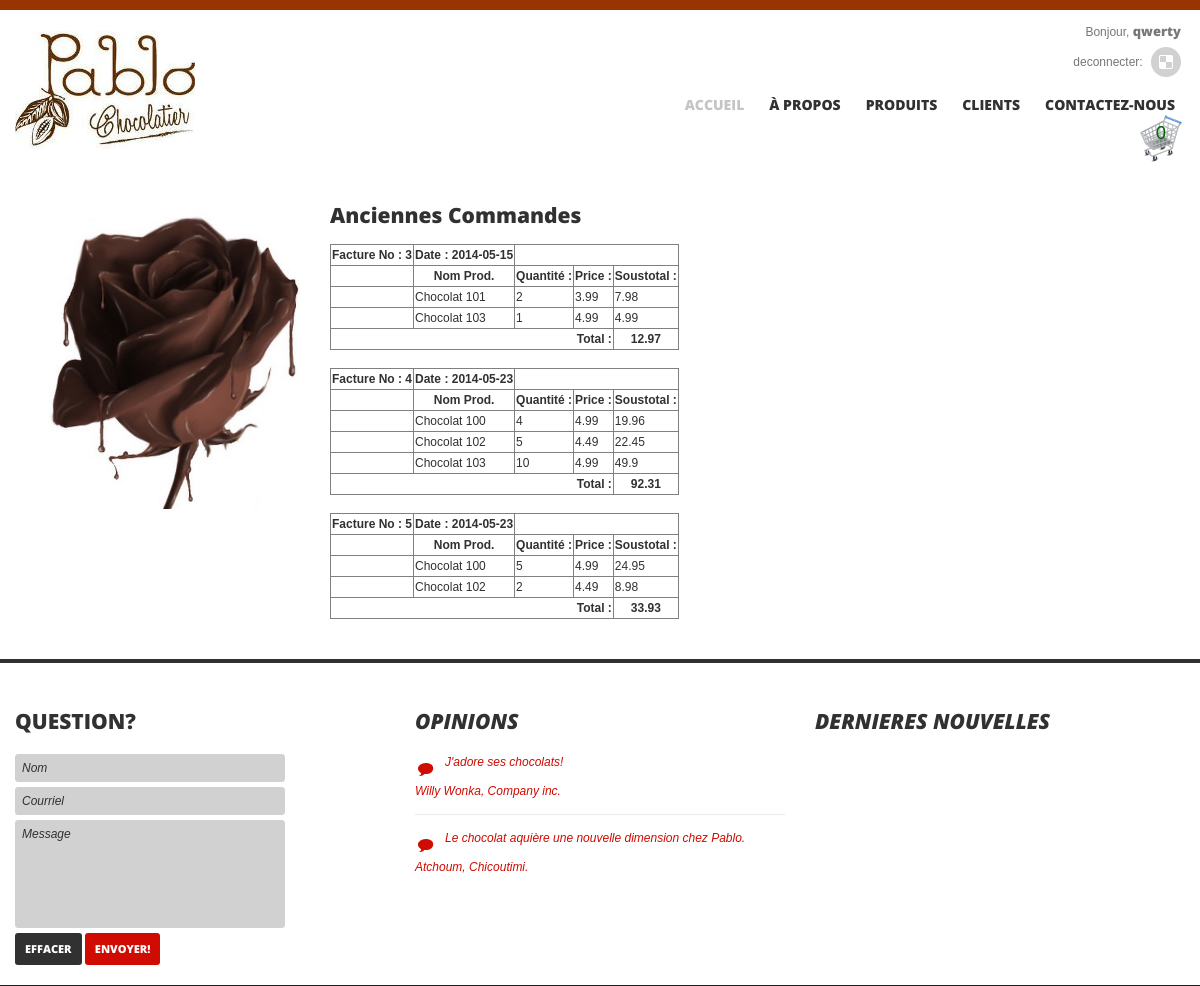
The page /index.php?page=anciennes (signed in) on the database its author committed.
### tables this page shows
CREATE TABLE IF NOT EXISTS `orders` (
  `OrderID` int(11) NOT NULL AUTO_INCREMENT,
  `Shipped` tinyint(1) DEFAULT '0',
  `CustomerID` int(11) NOT NULL,
  `BillingAddress` int(11) DEFAULT NULL,
  `ShippingAddress` int(11) DEFAULT NULL,
  `OrderDate` date DEFAULT NULL,
  `ShipDate` date DEFAULT NULL,
  PRIMARY KEY (`OrderID`),
  KEY `CustomerID` (`CustomerID`),
  KEY `BillingAddress` (`BillingAddress`),
  KEY `ShippingAddress` (`ShippingAddress`)
);

CREATE TABLE IF NOT EXISTS `products` (
  `ProductID` int(11) NOT NULL AUTO_INCREMENT,
  `ProductName` varchar(60) NOT NULL,
  `Price` decimal(9,2) DEFAULT NULL,
  `UnitsInStock` int(11) DEFAULT NULL,
  `Description` varchar(2024) DEFAULT NULL,
  `ImageURL` varchar(2014) DEFAULT NULL,
  PRIMARY KEY (`ProductID`)
);

CREATE TABLE IF NOT EXISTS `orderdetail` (
  `OrderID` int(11) NOT NULL,
  `ProductID` int(11) NOT NULL,
  `Quantity` int(11) NOT NULL,
  PRIMARY KEY (`OrderID`,`ProductID`),
  KEY `ProductID` (`ProductID`)
);

### Includes/anciennes.php (the view)
<div class="row">
    <div class="span11">
        <div class="span3">
            <img src='img/Rosechoc.jpg' />
        </div>
        <div class="span7">
          <h2>Anciennes Commandes</h2>
    <?php
        $mySqli = new mysqli($DB_HOST, $DB_USER, $DB_PASS, $DB_NAME);
        $nomOld =$_SESSION["login"];
        $query = "SELECT o.OrderID, o.OrderDate, p.ProductName, p.Price, od.Quantity, "
                 . " c.CustomerID FROM orders o INNER JOIN orderdetail od "
                 . "ON o.OrderID = od.OrderId INNER JOIN products p ON od.ProductID = p.ProductID "
                 . "INNER JOIN customers c ON o.CustomerID = c.CustomerID where "
                 . "c.Username = '".$nomOld."' ORDER BY o.orderID";
        $result2 = $mySqli->query($query);
        $lastOrderID = -1;
        $totalOld = 0;
        while($ligne = $result2->fetch_assoc()){
            if($ligne["OrderID"] > $lastOrderID){
                if($lastOrderID == -1){
                    echo "<table border='1'>";
                }
                else{
    ?>
                        <tr>
                            <th colspan='4' style='text-align:right;'>Total :</th>
                            <th><?= $totalOld ?></th>
                        </tr>
                    </table>
                    <br />
                    <table border='1'>
        <?php   } ?>
                        <tr>
                            <th>Facture No : <?= $ligne["OrderID"]?></th>
                            <th>Date : <?= $ligne["OrderDate"] ?></th>
                        </tr>
                        <tr>
                            <td></td>
                            <th>Nom Prod.</th>
                            <th>Quantité  : </th>
                            <th>Price  :</th>
                            <th>Soustotal  :</th>
                        </tr>
                        <tr>
                            <td></td>
                            <td><?= $ligne["ProductName"]?></td>
                            <td><?= $ligne["Quantity"] ?></td>
                            <td><?= $ligne["Price"] ?></td>
                            <td><?= $ligne["Price"] * $ligne["Quantity"]  ?></td>
                        </tr>
            <?php
                $lastOrderID = $ligne["OrderID"];
                $totalOld = 0;
                $totalOld += $ligne["Price"] * $ligne["Quantity"];
            }else{ $totalOld += $ligne["Price"] * $ligne["Quantity"]; ?>
                    <tr>
                        <td></td>
                        <td><?= $ligne["ProductName"]?></td>
                        <td><?= $ligne["Quantity"] ?></td>
                        <td><?= $ligne["Price"] ?></td>
                        <td><?= $ligne["Price"] * $ligne["Quantity"]  ?></td>
                    </tr>
          <?php
            }
        }
    ?>
                    <tr>
                        <th colspan='4' style='text-align:right;'>Total :</th>
                        <th><?= $totalOld ?></th>
                    </tr>
                </table>
        </div>
    </div>
</div>

### css/theme.css (style rules this page uses)
body { overflow-x:hidden; }
img { outline:0; vertical-align:top; }
[class*="span"] img, [class*="span"] iframe { max-width:100%; }

### rows shown on the page
orders: OrderID "3", OrderDate "2014-05-15", products.ProductName "Chocolat 101", orderdetail.Quantity "2", products.Price "3.99", products.Price "7.98", products.ProductName "Chocolat 103", orderdetail.Quantity "1", products.Price "4.99"
orders: totalOld "12.97", OrderID "4", OrderDate "2014-05-23", products.ProductName "Chocolat 100", orderdetail.Quantity "4", products.Price "4.99", products.Price "19.96", products.ProductName "Chocolat 102", orderdetail.Quantity "5", products.Price "4.49", products.Price "22.45", products.ProductName "Chocolat 103", orderdetail.Quantity "10", products.Price "49.9"
orders: totalOld "92.31", OrderID "5", OrderDate "2014-05-23", products.ProductName "Chocolat 100", orderdetail.Quantity "5", products.Price "4.99", products.Price "24.95", products.ProductName "Chocolat 102", orderdetail.Quantity "2", products.Price "4.49", products.Price "8.98"

### other values the page prints
$_SESSION["login"] "qwerty"
$_SESSION["Basket"]->GetDiffProductCount() "0"
$totalOld "33.93"
